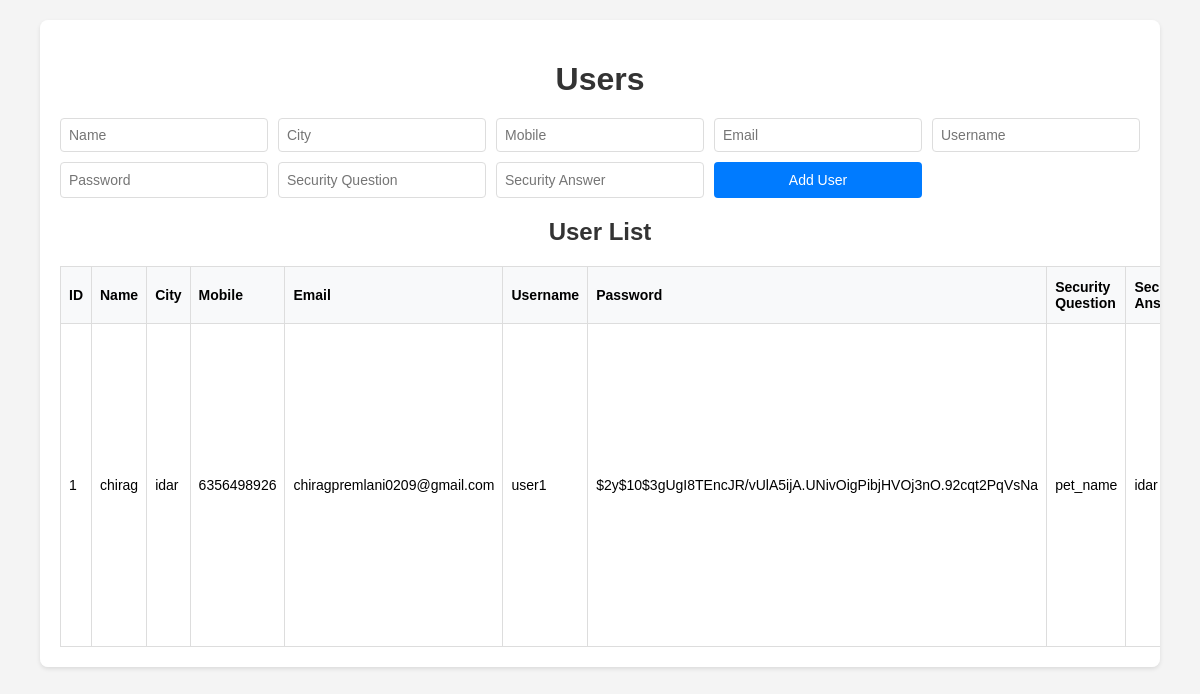
The page /users.php on the database its author committed.
### tables this page shows
CREATE TABLE `users` (
  `id` int(11) NOT NULL,
  `name` varchar(255) NOT NULL,
  `city` varchar(255) NOT NULL,
  `mobile` varchar(10) NOT NULL,
  `email` varchar(255) NOT NULL,
  `username` varchar(255) NOT NULL,
  `password` varchar(255) NOT NULL,
  `security_question` varchar(255) NOT NULL,
  `security_answer` varchar(255) NOT NULL
);

### users.php (the view, shortened to what this page needs)
<?php
include 'config/db.php';
$query = "SELECT * FROM users";
$result = mysqli_query($conn, $query);
?>
<!DOCTYPE html>
<html lang="en">
<head>
</head>
<body>
    <div class="container">
        <h1>Users</h1>
        <form method="POST">
            <input type="text" name="name" placeholder="Name" required>
            <input type="text" name="city" placeholder="City" required>
            <input type="text" name="mobile" placeholder="Mobile" required>
            <input type="email" name="email" placeholder="Email" required>
            <input type="text" name="username" placeholder="Username" required>
            <input type="password" name="password" placeholder="Password" required>
            <input type="text" name="security_question" placeholder="Security Question" required>
            <input type="text" name="security_answer" placeholder="Security Answer" required>
            <button type="submit" name="add_user">Add User</button>
        </form>
        <h2>User List</h2>
        <table>
            <thead>
                <tr>
                    <th>ID</th>
                    <th>Name</th>
                    <th>City</th>
                    <th>Mobile</th>
                    <th>Email</th>
                    <th>Username</th>
                    <th>Password</th>
                    <th>Security Question</th>
                    <th>Security Answer</th>
                </tr>
            </thead>
            <tbody>
                <?php while ($row = mysqli_fetch_assoc($result)): ?>
                    <tr>
                        <td><?php echo $row['id']; ?></td>
                        <td><?php echo $row['name']; ?></td>
                        <td><?php echo $row['city']; ?></td>
                        <td><?php echo $row['mobile']; ?></td>
                        <td><?php echo $row['email']; ?></td>
                        <td><?php echo $row['username']; ?></td>
                        <td><?php echo $row['password']; ?></td>
                        <td><?php echo $row['security_question']; ?></td>
                        <td><?php echo $row['security_answer']; ?></td>
                    </tr>
                <?php endwhile; ?>
            </tbody>
        </table>
    </div>
</body>
</html>

### users.php (style rules this page uses)
body { font-family: Arial, sans-serif; margin: 0; padding: 0; background-color: #f4f4f4; }
.container { width: 90%; margin: 20px auto; background: #fff; padding: 20px; border-radius: 8px; box-shadow: 0 2px 4px rgba(0, 0, 0, 0.1); overflow-x: auto; }
h1, h2 { text-align: center; color: #333; margin-bottom: 20px; }
form { margin-bottom: 20px; display: grid; grid-template-columns: repeat(auto-fit, minmax(200px, 1fr)); gap: 10px; }
form input { padding: 8px; border: 1px solid #ddd; border-radius: 4px; font-size: 14px; }
form button { padding: 10px; background-color: #007BFF; color: #fff; border: none; border-radius: 4px; cursor: pointer; font-size: 14px; }
table { width: 100%; border-collapse: collapse; margin-top: 20px; font-size: 14px; }
th, td { padding: 12px 8px; text-align: left; border: 1px solid #ddd; }
th { background-color: #f8f9fa; font-weight: bold; }

### rows shown on the page
users: id "1", name "chirag", city "idar", mobile "6356498926", email "chiragpremlani0209@gmail.com", username "user1", password "$2y$10$3gUgI8TEncJR/vUlA5ijA.UNivOigPibjHVOj3nO.92cqt2PqVsNa", security_question "pet_name", security_answer "idar"
